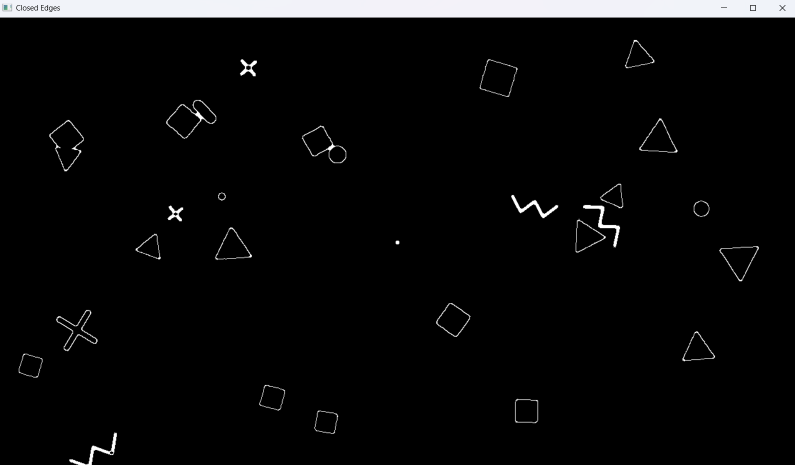
//> input picture lab5/lab5.1.png, 1590 x 930 px, given in place of Motion abstract geometric shapes.mkv, which was not available (shown at 1/2 size)
$ ./rzo_lab5_8sem   (built with g++ and OpenCV 4)
//> lines starting //> are read from the running program, lines starting //| are printed output that depends on the picture; after the words box and inside, x2 and y2 are one past the last pixel; in counts of white or black regions, pixels touching at a corner belong together; pictures that were not available may be replaced by others from this repository, and a replacement may not be noted
#include <opencv2/opencv.hpp>
#include <iostream>
#include <string>
#include <cmath>

std::string detectShape(const std::vector<cv::Point>& contour) {
    double perimeter = cv::arcLength(contour, true);
    if (perimeter < 10) return "Unknown";

    std::vector<cv::Point> approx;
    cv::approxPolyDP(contour, approx, 0.05 * perimeter, true);

    int vertices = approx.size();
    double area = cv::contourArea(contour);
    double circularity = 4 * CV_PI * area / (perimeter * perimeter);
    cv::Rect rect = cv::boundingRect(contour);
    double aspectRatio = (double)rect.width / rect.height;

    if (circularity > 0.9) return "Circle";
    else if (vertices == 3) return "Triangle";
    else if (vertices == 4) return "Square";
    else if (vertices >= 5 && vertices <= 8 && circularity > 0.65) return "Circle";

    return "Unknown";
}

int main() {
    cv::VideoCapture cap("Motion abstract geometric shapes.mkv");

    if (!cap.isOpened()) {
        std::cerr << "Failed open video" << std::endl;
        return -1;
    }

    cv::Mat frame, gray, blurred, edges, closed;

    while (true) {
        cap >> frame;
//> frame is the input picture: 930 rows x 1590 cols, CV_8UC3; mean B, G, R 11.1, 10.8, 10.8
        if (frame.empty()) break;

        cv::cvtColor(frame, gray, cv::COLOR_BGR2GRAY);
        cv::medianBlur(gray, blurred, 5);


        cv::Canny(blurred, edges, 30, 90);
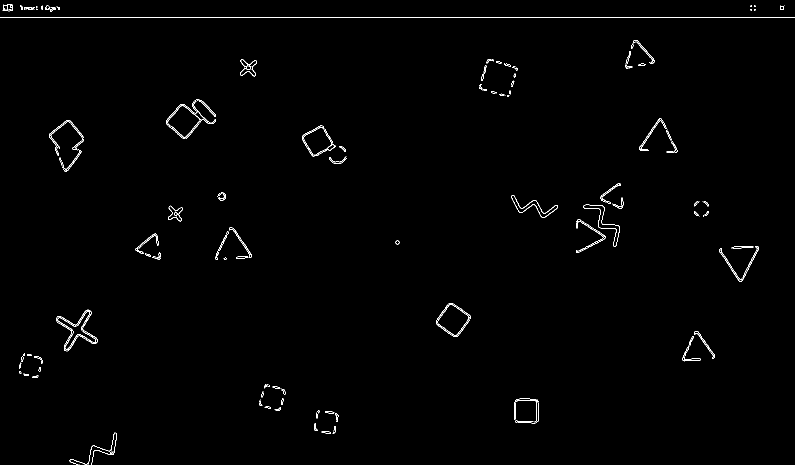
//> edges: 930 rows x 1590 cols, CV_8UC1 (shown at 1/2 size); 0.73% white in thin lines or dots


        cv::Mat kernel = cv::getStructuringElement(cv::MORPH_ELLIPSE, cv::Size(5, 5));
        cv::morphologyEx(edges, closed, cv::MORPH_CLOSE, kernel);
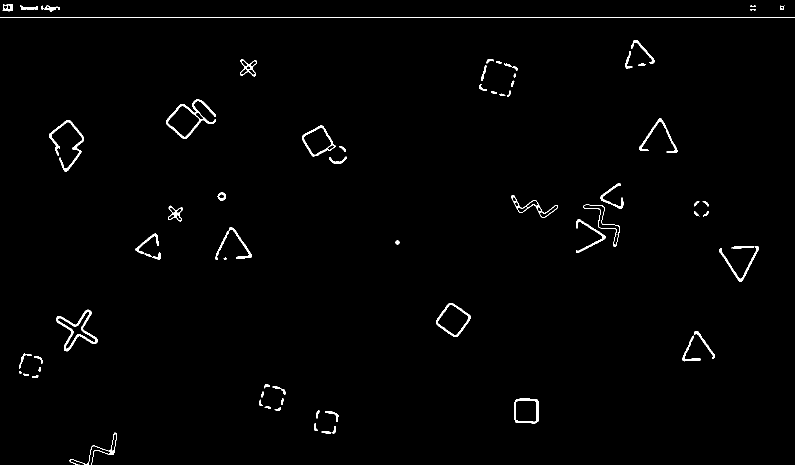
//> closed: 930 rows x 1590 cols, CV_8UC1 (shown at 1/2 size); 1.1% white; 68 white regions (2 under 20 px)


        std::vector<std::vector<cv::Point>> contours;
        cv::findContours(closed, contours, cv::RETR_EXTERNAL, cv::CHAIN_APPROX_SIMPLE);
//> contours = 68 contours, 7 with area under 20; largest, box (x1, y1, x2, y2) and area: (332, 198, 432, 278) 3284, (872, 606, 941, 674) 2794, (604, 251, 671, 313) 2416, (112, 619, 196, 703) 2284, (1028, 797, 1077, 847) 2228

        cv::Mat result = frame.clone();

        for (const auto& contour : contours) {
            double area = cv::contourArea(contour);
            if (area < 500 || area > 50000) continue;

            std::string shapeName = detectShape(contour);
            if (shapeName == "Unknown") continue;

            cv::Rect bbox = cv::boundingRect(contour);

            cv::Scalar color;
            if (shapeName == "Circle") color = cv::Scalar(255, 0, 0);
            else if (shapeName == "Square") color = cv::Scalar(0, 255, 0);
            else if (shapeName == "Triangle") color = cv::Scalar(0, 0, 255);

            cv::rectangle(result, bbox, color, 2);
            cv::Point center(bbox.x + bbox.width / 2, bbox.y + bbox.height / 2);
            cv::putText(result, shapeName,
                cv::Point(center.x - 35, center.y - 15),
                cv::FONT_HERSHEY_SIMPLEX, 0.8, color, 2, cv::LINE_AA);
        }
//> this loop made 68 passes
//> (area, perimeter in detectShape, vertices in detectShape, area in detectShape, circularity in detectShape, aspectRatio in detectShape, shapeName, bbox) on passes 11, 25, 44, 46, 47: (2228, 184.6, 4, 2228, 0.821, 0.98, "Square", Rect(1028, 797, 49, 50)), (2794, 210.2, 4, 2794, 0.794, 1.01, "Square", Rect(872, 606, 69, 68)), (2416, 206.5, 4, 2416, 0.712, 1.08, "Square", Rect(604, 251, 67, 62)), (501, 385, 4, 501, 0.0425, 1.1, "Square", Rect(1278, 236, 77, 70)), (3284.5, 452.5, 4, 3284.5, 0.202, 1.25, "Square", Rect(332, 198, 100, 80))
//> (area, perimeter in detectShape, vertices in detectShape, area in detectShape, circularity in detectShape, rect in detectShape, aspectRatio in detectShape, shapeName) on passes 24, 36, 39, 45, 59: (2284, 369.1, 8, 2284, 0.211, Rect(112, 619, 84, 84), 1, "Unknown"), (988, 313.5, 8, 988, 0.126, Rect(1166, 409, 74, 85), 0.871, "Unknown"), (922.5, 292.9, 8, 922.5, 0.135, Rect(1022, 390, 94, 46), 2.04, "Unknown"), (778, 557.4, 7, 778, 0.0315, Rect(98, 240, 70, 103), 0.68, "Unknown"), (565, 151, 7, 565, 0.311, Rect(480, 118, 34, 35), 0.971, "Unknown")
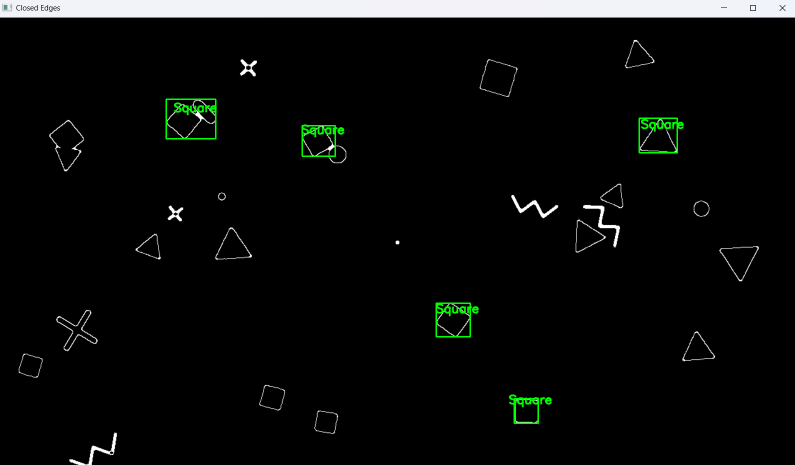
//> result: 930 rows x 1590 cols, CV_8UC3 (shown at 1/2 size); 0.64% of pixels changed, all inside (x1, y1, x2, y2) = (331, 197, 1369, 848)

        cv::imshow("Shape Detection", result);
        cv::imshow("Closed Edges", closed);

        char key = cv::waitKey(30);
//> the Esc key is pressed
        if (key == 27) break;
        if (key == ' ') cv::waitKey(0);
    }

    cap.release();
    cv::destroyAllWindows();

    return 0;
}

$ run again, on lab5/lab5.2.png
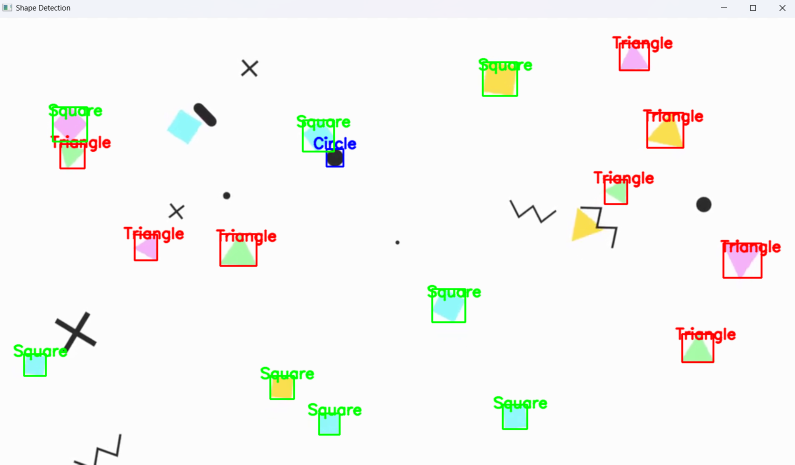
//> input picture lab5/lab5.2.png, 1590 x 929 px, given in place of Motion abstract geometric shapes.mkv, which was not available (shown at 1/2 size)
//> frame is the input picture: 929 rows x 1590 cols, CV_8UC3; mean B, G, R 243.9, 246.9, 246.5
//> `cv::Canny(blurred, edges, 30, 90);`:
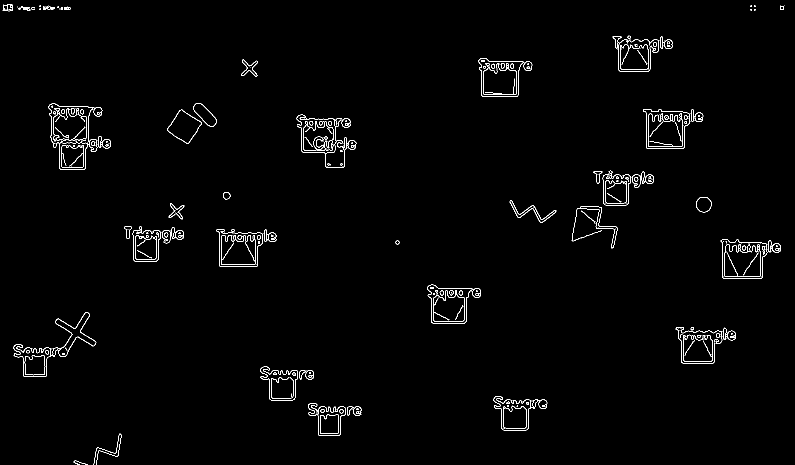
//> edges: 929 rows x 1590 cols, CV_8UC1 (shown at 1/2 size); 1.3% white in thin lines or dots
//> closed: 929 rows x 1590 cols, CV_8UC1; 2.8% white; 37 white regions (3 under 20 px)
//> contours = 36 contours, 4 with area under 20; largest, box (x1, y1, x2, y2) and area: (97, 207, 222, 339) 9564, (593, 229, 713, 336) 7118, (1441, 479, 1562, 558) 6667, (1286, 218, 1407, 298) 6456, (433, 458, 553, 534) 6023
//> the loop `for (const auto& contour : contours)` made 36 passes
//> (area, perimeter in detectShape, approx in detectShape, vertices in detectShape, area in detectShape, circularity in detectShape, aspectRatio in detectShape, shapeName) on passes 3, 5: (3367.5, 434.5, 3 Points (x, y): [616, 810], [638, 871], [723, 824], 3, 3367.5, 0.224, 1.64, "Triangle"), (3782, 422.2, 3 Points (x, y): [521, 737], [542, 800], [627, 755], 3, 3782, 0.267, 1.57, "Triangle")
//> after the loop `for (const auto& contour : contours)`:
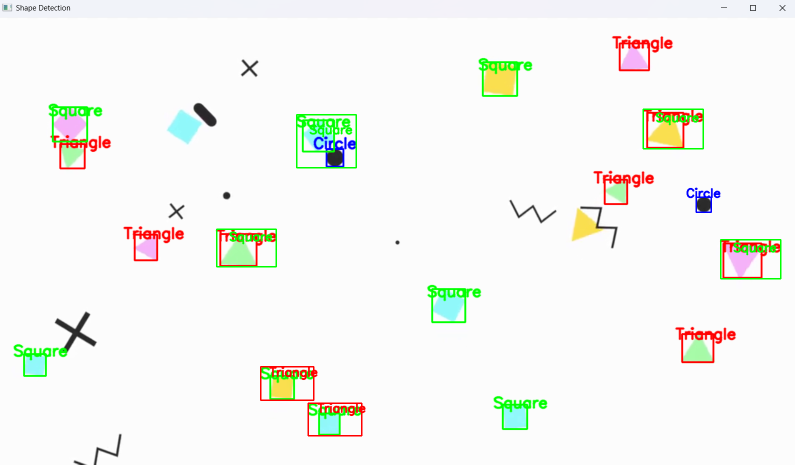
//> result: 929 rows x 1590 cols, CV_8UC3 (shown at 1/2 size); mean B, G, R 242.4, 246.5, 245.2
